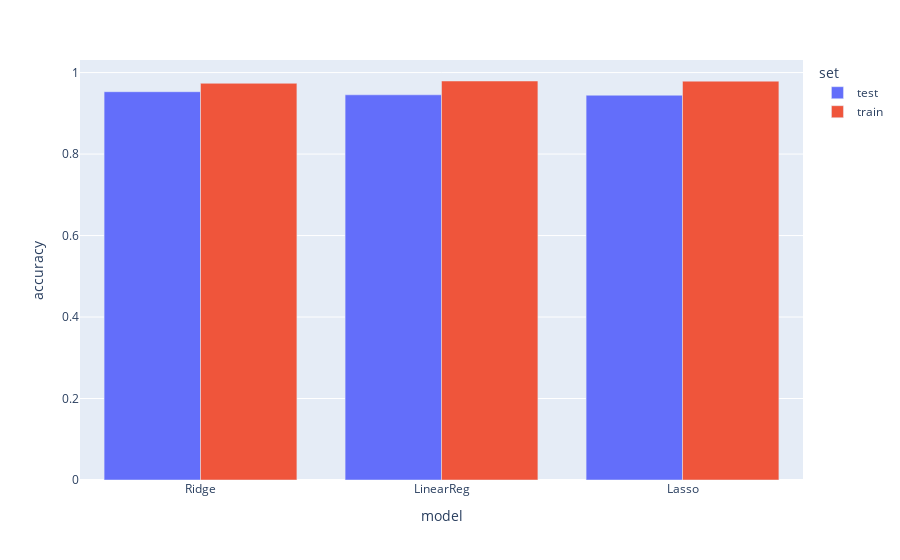

Write notebook code for a chart like this one.
### Code cell
out = result.sort_values(by=['set', 'accuracy'], ascending = [True, False])
px.bar(out, x = 'model', y= 'accuracy', color = 'set', barmode="group")

### Figure 1 — Plotly figure (JSON) as saved in the notebook; plotly's stock layout.template omitted (floating-point values rounded to 4 significant figures)
{"data": [{"alignmentgroup": "True", "hovertemplate": "set=test<br>model=%{x}<br>accuracy=%{y}<extra></extra>", "legendgroup": "test", "marker": {"color": "#636efa", "pattern": {"shape": ""}}, "name": "test", "offsetgroup": "test", "orientation": "v", "showlegend": true, "textposition": "auto", "type": "bar", "x": ["Ridge", "LinearReg", "Lasso"], "xaxis": "x", "y": [0.953, 0.9454, 0.9444], "yaxis": "y"}, {"alignmentgroup": "True", "hovertemplate": "set=train<br>model=%{x}<br>accuracy=%{y}<extra></extra>", "legendgroup": "train", "marker": {"color": "#EF553B", "pattern": {"shape": ""}}, "name": "train", "offsetgroup": "train", "orientation": "v", "showlegend": true, "textposition": "auto", "type": "bar", "x": ["LinearReg", "Lasso", "Ridge"], "xaxis": "x", "y": [0.9793, 0.9789, 0.9737], "yaxis": "y"}], "layout": {"barmode": "group", "legend": {"title": {"text": "set"}, "tracegroupgap": 0}, "margin": {"t": 60}, "xaxis": {"anchor": "y", "domain": [0, 1], "title": {"text": "model"}}, "yaxis": {"anchor": "x", "domain": [0, 1], "title": {"text": "accuracy"}}}}
